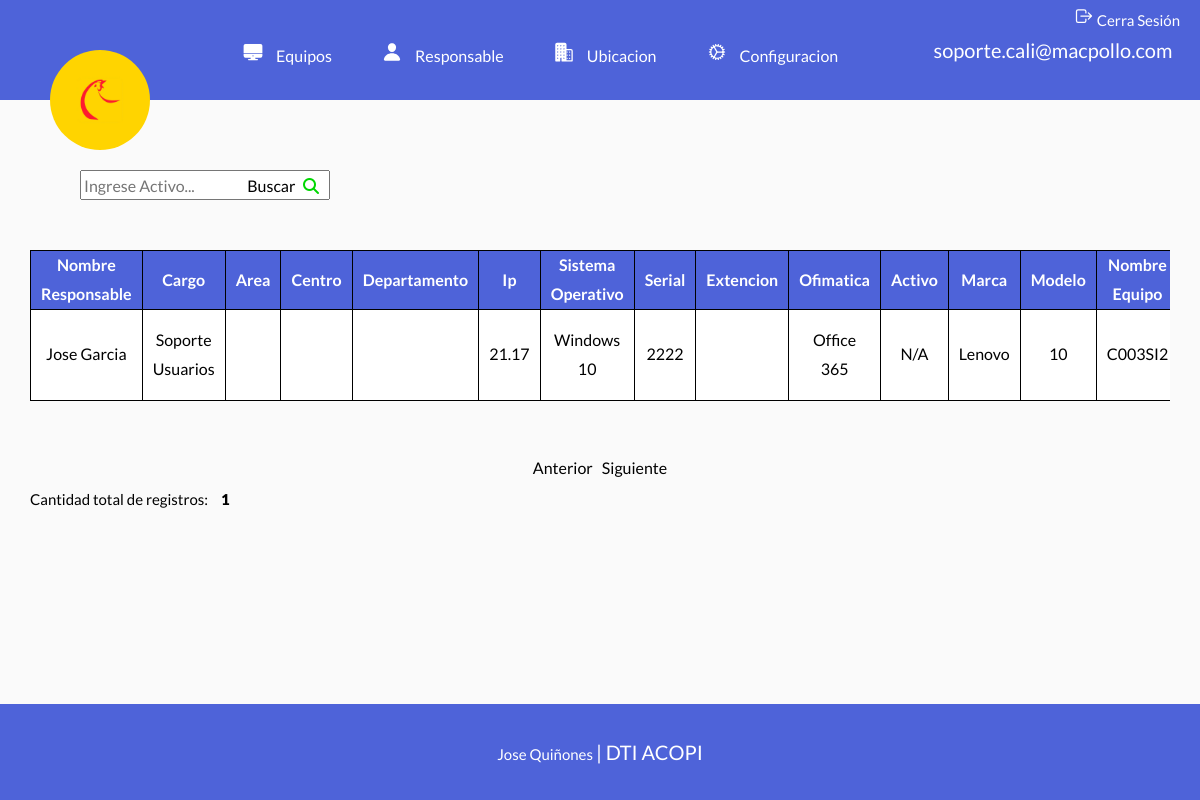
Page /responsable.php (signed in) on the committed database.
### tables this page shows
CREATE TABLE `responsables` (
  `id` int NOT NULL AUTO_INCREMENT,
  `nombre` varchar(45) DEFAULT NULL,
  `apellido` varchar(45) DEFAULT NULL,
  `cargo` varchar(45) DEFAULT NULL,
  `ubicacionResponsables_id` int NOT NULL,
  PRIMARY KEY (`id`),
  KEY `fk_responsables_ubicacion_idx` (`ubicacionResponsables_id`),
  CONSTRAINT `fk_responsables_ubicacion` FOREIGN KEY (`ubicacionResponsables_id`) REFERENCES `ubicacion` (`id`) ON DELETE CASCADE ON UPDATE CASCADE
);

CREATE TABLE `equipos` (
  `id` int NOT NULL AUTO_INCREMENT,
  `tipo` varchar(20) DEFAULT NULL,
  `imagen` varchar(60) DEFAULT NULL,
  `ip` varchar(15) DEFAULT NULL,
  `sistemaOperativo` varchar(15) DEFAULT NULL,
  `serial` varchar(30) DEFAULT NULL,
  `ofimatica` varchar(15) DEFAULT NULL,
  `activo` varchar(8) DEFAULT NULL,
  `marca` varchar(20) DEFAULT NULL,
  `modelo` varchar(15) DEFAULT NULL,
  `nombreEquipo` varchar(15) DEFAULT NULL,
  `idEquipos` int DEFAULT NULL,
  PRIMARY KEY (`id`),
  KEY `fk_equipos_ubicacion1_idx` (`idEquipos`),
  CONSTRAINT `fk_equipos_ubicacion1` FOREIGN KEY (`idEquipos`) REFERENCES `ubicacion` (`id`)
);

### includes/funciones.php (called while the page is built, shortened)
<?php
    function incluirTemplate(string $nombre, bool $inicio = false){
    include TEMPLATES_URL . "/${nombre}.php";
    }

### responsable.php (the view, shortened to what this page needs)
<?php
    require 'includes/funciones.php';
    $db = connectDB();
    $buscar = true;
    $tamañoPaginas = 10;
    if (isset($_GET['pagina'])) {
        if ($_GET['pagina'] === 1) {
            header('Location: index.php');
        }else {
            $pagina = $_GET['pagina'];
        }
    }else {
        $pagina = 1;
    }
    $empezarDesde = ($pagina -1) * $tamañoPaginas;
    $query = "SELECT r.id, r.nombre, r.apellido, r.cargo, u.area, u.centro, u.departamento, e.ip, e.sistemaOperativo, e.serial, u.extencion, e.ofimatica, e.activo, e.marca, e.modelo, e.nombreEquipo, r.ubicacionResponsables_id
    FROM responsables AS r
    LEFT JOIN ubicacion AS u
        ON r.ubicacionResponsables_id = u.id
    LEFT JOIN equipos AS e
        ON r.ubicacionResponsables_id = e.idEquipos";
    $resultado = mysqli_query($db, $query);
    $numeroFilas = $resultado->num_rows;
    $anterior = $pagina - 1;
    $siguiente = $pagina + 1;
    $queryLimit = "SELECT r.id, r.nombre, r.apellido, r.cargo, u.area, u.centro, u.departamento, e.ip, e.sistemaOperativo, e.serial, u.extencion, e.ofimatica, e.activo, e.marca, e.modelo, e.nombreEquipo, r.ubicacionResponsables_id
    FROM responsables AS r
    LEFT JOIN ubicacion AS u
        ON r.ubicacionResponsables_id = u.id
    LEFT JOIN equipos AS e
        ON r.ubicacionResponsables_id = e.idEquipos
    LIMIT $empezarDesde, $tamañoPaginas ";
    $resultado = mysqli_query($db, $queryLimit);
    incluirTemplate('header');
?>
    <main class="contenedor">
        <div class="buscador">
           <form method="POST">
                <input type="text" name="buscar" placeholder="Ingrese Activo..." autocomplete="off" >
                <i class="fa-solid fa-magnifying-glass"></i>
                <input class="buscar" type="submit" value="Buscar">
           </form>
        </div>
        <?php if ($buscar) { ?>
        <table class="tabla tabla__color">
            <thead>
                <tr>
                    <th>Nombre Responsable</th>
                    <th>Cargo</th>
                    <th>Area</th>
                    <th>Centro</th>
                    <th>Departamento</th>
                    <th>Ip</th>
                    <th>Sistema Operativo</th>
                    <th>Serial</th>
                    <th>Extencion</th>
                    <th>Ofimatica</th>
                    <th>Activo</th>
                    <th>Marca</th>
                    <th>Modelo</th>
                    <th>Nombre Equipo</th>
                </tr>
            </thead>
            <tbody>
            <?php while($row = mysqli_fetch_assoc($resultado)): ?>
               <tr>
                    <td><?php echo $row['nombre'] . " " . $row['apellido']; ?></td>
                    <td><?php echo $row['cargo']; ?></td>
                    <td><?php echo $row['area']; ?></td>
                    <td><?php echo $row['centro']; ?></td>
                    <td><?php echo $row['departamento']; ?></td>
                    <td><?php echo $row['ip']; ?></td>
                    <td><?php echo $row['sistemaOperativo']; ?></td>
                    <td><?php echo $row['serial']; ?></td>
                    <td><?php echo $row['extencion']; ?></td>
                    <td><?php echo $row['ofimatica']; ?></td>
                    <td><?php echo $row['activo']; ?></td>
                    <td><?php echo $row['marca']; ?></td>
                    <td><?php echo $row['modelo']; ?></td>
                    <td><?php echo $row['nombreEquipo']; ?></td>
               </tr>
               <?php endwhile; ?>
            </tbody>
        </table>
        <?php }?>
        <table class="paginador">
            <tbody>
                <tr>
                    <td>
                        <span class="anterior"> <?php echo "<a href=' ?pagina=" . $anterior . "'>Anterior</a>" ?> </span>
                    </td>
                    <td>
                        <span class="siguiente"><?php echo "<a href=' ?pagina=" . $siguiente . "'>Siguiente</a>" ?></span>
                    </td>
                </tr>
            </tbody>
        </table>
        <div class="datos__registros">
            <p>Cantidad total de registros: <span> <?php echo $numeroFilas; ?> </span></p>
        </div>
    </main>
<?php
    require 'includes/templates/footer.php';
?>

### includes/templates/header.php (shortened to what this page needs)
<!DOCTYPE html>
<html lang="es">
<head>
    <link rel="stylesheet" href="/build/css/app.css">
</head>
<body>
    <header class="header">
        <nav class="navegacion" >
            <ul class="menu">
                <li class="lista">
                    <a class="activa">
                        <span class="icono"><ion-icon name="desktop"></ion-icon></span>
                        <span class="titulo">Equipos</span>
                    </a>
                </li>
                <li class="lista desplegable ">
                    <a class="activa">
                        <span class="icono"><ion-icon name="person"></ion-icon></span>
                        <span class="titulo">Responsable</span>
                    </a>
                </li>
                <li class="lista desplegable ">
                    <a class="activa">
                        <span class="icono"><ion-icon name="business"></ion-icon></span>
                        <span class="titulo">Ubicacion</span>
                    </a>
                </li>
                <li class="lista">
                    <a class="activa ">
                        <span class="icono"><ion-icon name="cog-outline"></ion-icon></span>
                        <span class="titulo">Configuracion</span>
                    </a>
                </li>
            </ul>
        </nav>
        <div class="logo">
            <a href="index.php">
                <picture>
                    <source srcset="build/img/logo.webp" type="image/webp">
                    <img loadin="lazy" src="build/img/logo.png" alt="Logo Macpollo">
                </picture>
            </a>
        </div>
        <div class="header__info">
            <div class="info-sesion">
                <p><span><?php echo $_SESSION['usuario']; ?></span></p>
            </div>
            <div class="cerrar-sesion">
                <a href="cerrar-sesion.php">
                    <span class="icono"><ion-icon name="log-out-outline"></ion-icon></span>
                    <span class="titulo">Cerra Sesión</span>
                </a>
            </div>
        </div>
    </header>

### includes/templates/footer.php (shortened to what this page needs)
    <footer class="footer">
            <p class="parrafo-footer"><span>Jose Quiñones </span>| DTI ACOPI </p>
    </footer>
</body>
</html>

### build/css/app.css (style rules this page uses)
html { line-height:1.15;-webkit-text-size-adjust:100% }
body { margin:0 }
main { display:block }
a { background-color:transparent }
img { border-style:none }
button,input,optgroup,select,textarea { font-family:inherit;font-size:100%;line-height:1.15;margin:0 }
button,input { overflow:visible }
[type=button],[type=reset],[type=submit],button { -webkit-appearance:button }
html { box-sizing:border-box;font-size:62.5% }
*,:after,:before { box-sizing:inherit }
body { font-family:Lato,sans-serif;font-size:1.6rem;line-height:1.8;background-color:#fafafa;display:flex;min-height:100vh;flex-direction:column }
p { color:#000;font-size:2rem;margin:0 }
.contenedor { overflow-x:scroll;z-index:-1 }
.contenedor,.contenido__login_noScroll { width:95%;max-width:auto;position:relative;margin:0 auto }
img,picture { width:100%;display:block }
.tabla__color { background-color:#fff }
.header { display:grid;grid-template-columns:3;grid-template-rows:0;background-color:#4e63d9;padding:5rem 0;height:5rem;margin-bottom:2rem }
.header .logo { grid-column:1/2;width:10rem;height:10rem;margin-left:5rem }
.header .logo a picture img { border-radius:50rem }
.header .navegacion { grid-column:2/3;margin:-4rem auto 0 }
.header .navegacion ul { position:relative;width:auto;display:flex;padding:0 }
.header .navegacion ul li { list-style:none;display:block;margin-right:3rem }
.header .navegacion ul li a { color:#fff;text-decoration:none;display:block;align-items:center;padding:1rem;border-radius:.5rem;width:100%;cursor:pointer }
.header .navegacion ul li a .icono { margin-right:1rem;font-size:2rem }
.header .header__info { position:relative;grid-column:3/4;display:flex;align-content:center;justify-content:center }
.header .header__info .info-sesion p { margin-top:-1rem;color:#fff;font-weight:400 }
.header .header__info .cerrar-sesion { margin-top:-4rem;position:absolute;right:2rem;top:-1rem;margin-bottom:1rem }
.header .header__info .cerrar-sesion a { color:#fff;font-family:Lato,sans-serif;text-decoration:none;font-size:1.5rem;margin-left:5rem }
.header .header__info .cerrar-sesion .icono { font-size:2rem }
.header .header__info p { margin-top:1rem;color:#fff;font-family:Lato,sans-serif;font-weight:900;text-decoration:none;font-size:2rem;line-height:1 }
.footer { background-color:#4e63d9;padding:3rem 0;width:100%;margin-top:auto }
.footer p { font-weight:400;color:#fff;text-align:center;text-transform:none }
.footer p span { color:#fff;font-size:1.5rem }
.buscador { transform:translateY(5rem);margin-left:5rem }
.buscador input[type=text] { height:3rem;width:25rem }
.buscador i { position:relative;right:3rem;width:2rem;height:2rem }
.buscador .buscar { transform:translateX(-11.5rem);background-color:transparent;border:none;padding-right:3rem }
.buscar:hover,i { color:#00d702;cursor:pointer }
.tabla { width:100%;border:1px solid #000;border-collapse:collapse;min-height:calc(100% - 4rem);margin:10rem 0 0 }
.tabla thead { background-color:#4e63d9 }
.tabla thead th { color:#fff }
.tabla tbody,.tabla td,.tabla th,.tabla thead { text-align:center;border:1px solid #000;padding:0 1rem }
.datos__registros p { color:#000 }
.paginador { margin:5rem auto 0 }
.paginador .anterior { margin-right:.5rem }
.paginador .anterior a,.paginador .pagina a { text-decoration:none;color:#000 }
.paginador .siguiente a { text-decoration:none;color:#000 }
.datos__registros span { font-weight:900;margin-left:1rem }
.datos__registros p { font-size:1.5rem;font-weight:400 }
.accion form input,a { margin:auto }

### rows in the picture
responsables: nombre "Jose", apellido "Garcia", cargo "Soporte Usuarios", equipos.ip "21.17", equipos.sistemaOperativo "Windows 10", equipos.serial "2222", equipos.ofimatica "Office 365", equipos.activo "N/A", equipos.marca "Lenovo", equipos.modelo "10", equipos.nombreEquipo "C003SI2"

### other values in the picture
$_SESSION['usuario'] "soporte.cali@macpollo.com"
$numeroFilas "1"
